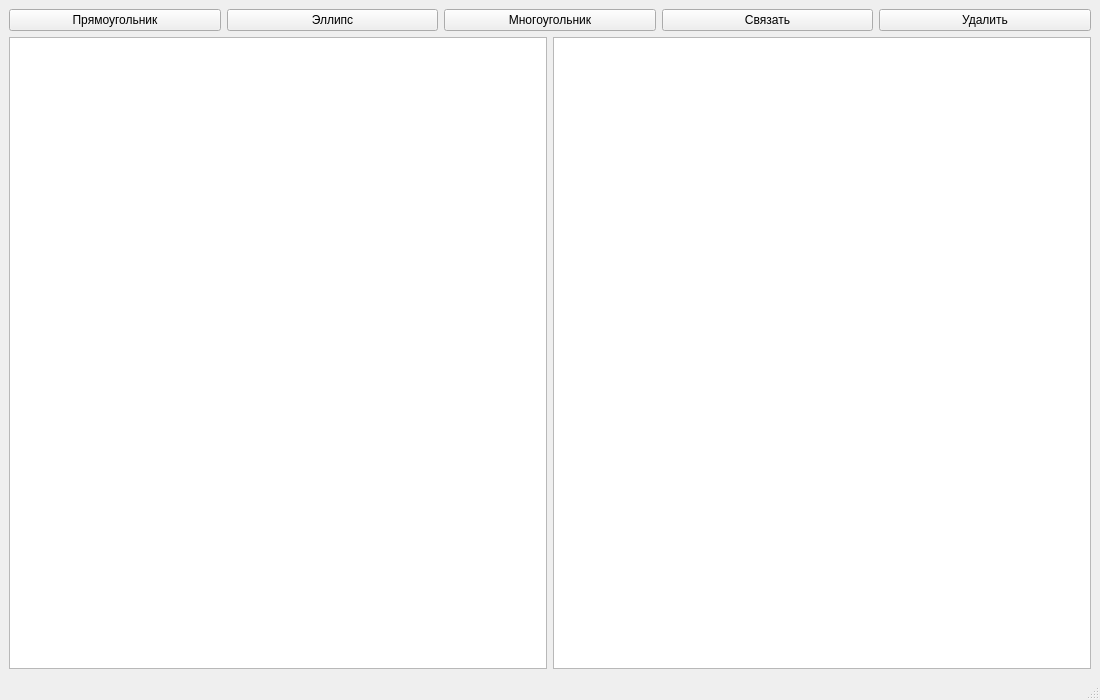
<?xml version="1.0" encoding="UTF-8"?>
<ui version="4.0">
 <class>MainWindow</class>
 <widget class="QMainWindow" name="MainWindow">
  <property name="windowModality">
   <enum>Qt::WindowModality::WindowModal</enum>
  </property>
  <property name="geometry">
   <rect>
    <x>0</x>
    <y>0</y>
    <width>1100</width>
    <height>700</height>
   </rect>
  </property>
  <property name="windowTitle">
   <string>ShapeLink - Gestion des figures</string>
  </property>
  <widget class="QWidget" name="centralwidget">
   <layout class="QVBoxLayout" name="verticalLayout">
    <item>
     <layout class="QHBoxLayout" name="horizontalLayout">
      <item>
       <widget class="QPushButton" name="btnRectangle">
        <property name="text">
         <string>Прямоугольник</string>
        </property>
       </widget>
      </item>
      <item>
       <widget class="QPushButton" name="btnEllipse">
        <property name="text">
         <string>Эллипс</string>
        </property>
       </widget>
      </item>
      <item>
       <widget class="QPushButton" name="btnPolygon">
        <property name="text">
         <string>Многоугольник</string>
        </property>
       </widget>
      </item>
      <item>
       <widget class="QPushButton" name="btnConnect">
        <property name="text">
         <string>Связать</string>
        </property>
       </widget>
      </item>
      <item>
       <widget class="QPushButton" name="btnDelete">
        <property name="text">
         <string>Удалить</string>
        </property>
       </widget>
      </item>
     </layout>
    </item>
    <item>
     <layout class="QHBoxLayout" name="horizontalLayout_2">
      <item>
       <widget class="QGraphicsView" name="graphicsView"/>
      </item>
      <item>
       <widget class="QTableView" name="tableView"/>
      </item>
     </layout>
    </item>
   </layout>
  </widget>
  <widget class="QMenuBar" name="menubar">
   <property name="geometry">
    <rect>
     <x>0</x>
     <y>0</y>
     <width>1100</width>
     <height>22</height>
    </rect>
   </property>
  </widget>
  <widget class="QStatusBar" name="statusbar"/>
 </widget>
 <resources/>
 <connections/>
</ui>
